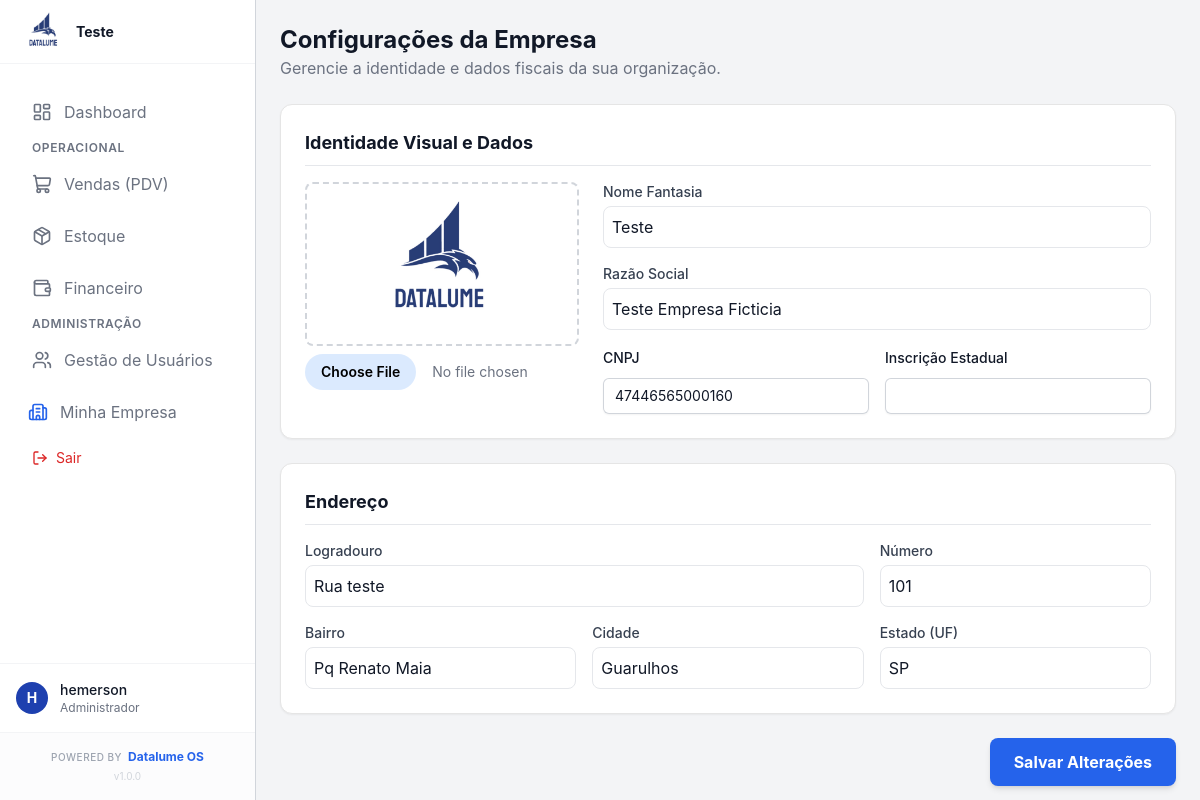
Screenshot of /settings/company/ (signed in) with the database file from the repository.
### core/models.py (models this page shows, shortened)
class User(AbstractUser):
    ROLE_CHOICES = (
        ('ADMIN', 'Administrador (P-01)'),
        ('MANAGER', 'Gestor (P-02)'),
        ('OPERATOR', 'Operador (P-03)'),
    )
    role = models.CharField(max_length=20, choices=ROLE_CHOICES, default='OPERATOR')
    company = models.ForeignKey(Company, on_delete=models.CASCADE, null=True, blank=True, related_name='users')

class Company(models.Model):
    razao_social = models.CharField(max_length=255, verbose_name="Razão Social")
    nome_fantasia = models.CharField(max_length=255, verbose_name="Nome Fantasia")
    cnpj = models.CharField(max_length=18, unique=True, verbose_name="CNPJ")
    inscricao_estadual = models.CharField(max_length=50, blank=True)
    inscricao_municipal = models.CharField(max_length=50, blank=True)
    logradouro = models.CharField(max_length=255)
    numero = models.CharField(max_length=20, verbose_name="Número")
    complemento = models.CharField(max_length=100, blank=True)
    bairro = models.CharField(max_length=100)
    cidade = models.CharField(max_length=100)
    estado = models.CharField(max_length=2)
    logo = models.ImageField(upload_to='company_logos/', blank=True, null=True)
    created_at = models.DateTimeField(auto_now_add=True)

### core/views.py (the view)
# urls.py: path('settings/company/', views.company_settings, name='company_settings'),
@login_required(login_url='login')
def company_settings(request):
    if not request.user.company:
        messages.error(request, "Seu usuário não está vinculado a nenhuma empresa.")
        return redirect('dashboard')
    if request.user.role != 'ADMIN':
        messages.warning(request, "Apenas administradores podem alterar configurações da empresa.")
        return redirect('dashboard')
    company = request.user.company
    if request.method == 'POST':
        form = CompanyForm(request.POST, request.FILES, instance=company)
        if form.is_valid():
            form.save()
            messages.success(request, "Dados da empresa atualizados com sucesso!")
            return redirect('company_settings')
    else:
        form = CompanyForm(instance=company)
    return render(request, 'core/company_settings.html', {'form': form})

### core/forms.py (shortened to what this page needs)
class CompanyForm(forms.ModelForm):
    class Meta:
        model = Company
        fields = [
            'nome_fantasia', 'razao_social', 'cnpj', 'inscricao_estadual',
            'logradouro', 'numero', 'complemento', 'bairro', 'cidade', 'estado',
            'logo'
        ]
        widgets = {
            'estado': forms.TextInput(attrs={'placeholder': 'UF', 'maxlength': '2'}),
            'cnpj': forms.TextInput(attrs={'placeholder': '00.000.000/0000-00'}),
        }

### templates/core/company_settings.html (shortened to what this page needs)
{% extends 'base.html' %}
{% block content %}
<div class="max-w-4xl mx-auto">
    <div class="mb-6">
        <h1 class="text-2xl font-bold text-neutral-900">Configurações da Empresa</h1>
        <p class="text-neutral-500">Gerencie a identidade e dados fiscais da sua organização.</p>
    </div>
    <form method="post" enctype="multipart/form-data" class="space-y-6">
        <div class="bg-white p-6 rounded-xl shadow-sm border border-neutral-200">
            <h2 class="text-lg font-bold text-neutral-900 mb-4 border-b pb-2">Identidade Visual e Dados</h2>
            <div class="flex items-start gap-6">
                <div class="w-1/3 text-center">
                    <div class="border-2 border-dashed border-gray-300 rounded-lg p-4 mb-2">
                        {% if form.instance.logo %}
                            <img src="{{ form.instance.logo.url }}" alt="Logo" class="mx-auto h-32 object-contain">
                        {% else %}
                            <div class="h-32 flex items-center justify-center text-gray-400">
                                <i data-lucide="image" class="w-12 h-12"></i>
                            </div>
                        {% endif %}
                    </div>
                    <label class="block">
                        <input type="file" name="logo" class="block w-full text-sm text-gray-500 file:mr-4 file:py-2 file:px-4 file:rounded-full file:border-0 file:text-sm file:font-semibold file:bg-primary-100 file:text-primary-700 hover:file:bg-primary-200"/>
                    </label>
                </div>
                <div class="w-2/3 grid grid-cols-6 gap-4">
                    <div class="col-span-6">
                        <label class="block text-sm font-medium text-gray-700">Nome Fantasia</label>
                        <input type="text" name="nome_fantasia" value="{{ form.nome_fantasia.value|default:'' }}" class="w-full p-2 border rounded-lg mt-1" required>
                    </div>
                    <div class="col-span-6">
                        <label class="block text-sm font-medium text-gray-700">Razão Social</label>
                        <input type="text" name="razao_social" value="{{ form.razao_social.value|default:'' }}" class="w-full p-2 border rounded-lg mt-1" required>
                    </div>
                    <div class="sm:col-span-3">
                        <label class="block text-sm font-medium leading-6 text-gray-900">CNPJ</label>
                        <div class="mt-2">
                            <input type="text" name="cnpj" id="id_cnpj"
                                   value="{{ form.cnpj.value|default:'' }}"
                                   class="block w-full rounded-md border-0 py-1.5 shadow-sm ring-1 ring-inset focus:ring-2 focus:ring-inset sm:text-sm sm:leading-6 pl-3
                                          {% if form.cnpj.errors %}
                                            text-red-900 ring-red-300 placeholder:text-red-300 focus:ring-red-500
                                          {% else %}
                                            text-gray-900 ring-gray-300 placeholder:text-gray-400 focus:ring-primary-600
                                          {% endif %}"
                                   required>
                        </div>
                    </div>
                    <div class="sm:col-span-3">
                        <label class="block text-sm font-medium leading-6 text-gray-900">Inscrição Estadual</label>
                        <div class="mt-2">
                            <input type="text" name="inscricao_estadual"
                                   value="{{ form.inscricao_estadual.value|default:'' }}"
                                   class="block w-full rounded-md border-0 py-1.5 text-gray-900 shadow-sm ring-1 ring-inset ring-gray-300 placeholder:text-gray-400 focus:ring-2 focus:ring-inset focus:ring-primary-600 sm:text-sm sm:leading-6 pl-3">
                        </div>
                    </div>
                </div>
            </div>
        </div>
        <div class="bg-white p-6 rounded-xl shadow-sm border border-neutral-200">
            <h2 class="text-lg font-bold text-neutral-900 mb-4 border-b pb-2">Endereço</h2>
            <div class="grid grid-cols-1 md:grid-cols-3 gap-4">
                <div class="col-span-2">
                    <label class="block text-sm font-medium text-gray-700">Logradouro</label>
                    <input type="text" name="logradouro" value="{{ form.logradouro.value|default:'' }}" class="w-full p-2 border rounded-lg mt-1" required>
                </div>
                <div>
                    <label class="block text-sm font-medium text-gray-700">Número</label>
                    <input type="text" name="numero" value="{{ form.numero.value|default:'' }}" class="w-full p-2 border rounded-lg mt-1" required>
                </div>
                <div>
                    <label class="block text-sm font-medium text-gray-700">Bairro</label>
                    <input type="text" name="bairro" value="{{ form.bairro.value|default:'' }}" class="w-full p-2 border rounded-lg mt-1" required>
                </div>
                <div>
                    <label class="block text-sm font-medium text-gray-700">Cidade</label>
                    <input type="text" name="cidade" value="{{ form.cidade.value|default:'' }}" class="w-full p-2 border rounded-lg mt-1" required>
                </div>
                <div>
                    <label class="block text-sm font-medium text-gray-700">Estado (UF)</label>
                    <input type="text" name="estado" value="{{ form.estado.value|default:'' }}" class="w-full p-2 border rounded-lg mt-1" maxlength="2" required>
                </div>
            </div>
        </div>
        <div class="flex justify-end">
            <button type="submit" class="bg-primary-600 hover:bg-primary-800 text-white px-6 py-3 rounded-lg font-bold shadow-md transition-colors">
                Salvar Alterações
            </button>
        </div>
    </form>
</div>
{% endblock %}

### templates/base.html (shortened to what this page needs)
{% load static %}
<!DOCTYPE html>
<html lang="pt-br">
<head>
    <script src="https://cdn.tailwindcss.com"></script>
</head>
<body class="bg-neutral-100 text-neutral-900 h-screen flex overflow-hidden">
    <aside class="w-64 bg-white border-r border-neutral-300 flex flex-col hidden md:flex">
        <div class="flex items-center h-16 flex-shrink-0 px-6 bg-white border-b border-neutral-100">
            {% if user.company and user.company.logo %}
                <div class="flex items-center gap-3 w-full">
                    <img src="{{ user.company.logo.url }}"
                         alt="{{ user.company.nome_fantasia }}"
                         class="h-10 w-auto max-w-[120px] object-contain">
                    <div class="flex flex-col">
                         <span class="text-gray-900 font-bold text-sm leading-tight truncate w-32 hidden md:block">
                            {{ user.company.nome_fantasia }}
                        </span>
                    </div>
                </div>
            {% endif %}
        </div>
        <nav class="flex-1 px-4 py-6 space-y-1">
            <a href="{% url 'dashboard' %}" class="flex items-center px-4 py-3 text-neutral-500 hover:bg-primary-100 hover:text-primary-800 rounded-lg transition-colors group">
                <i data-lucide="layout-dashboard" class="w-5 h-5 mr-3"></i>
                Dashboard
            </a>
            <p class="px-4 mt-6 mb-2 text-xs font-semibold text-neutral-500 uppercase tracking-wider">Operacional</p>
            <a href="#" class="flex items-center px-4 py-3 text-neutral-500 hover:bg-primary-100 hover:text-primary-800 rounded-lg transition-colors">
                <i data-lucide="shopping-cart" class="w-5 h-5 mr-3"></i>
                Vendas (PDV)
            </a>
            <a href="#" class="flex items-center px-4 py-3 text-neutral-500 hover:bg-primary-100 hover:text-primary-800 rounded-lg transition-colors">
                <i data-lucide="package" class="w-5 h-5 mr-3"></i>
                Estoque
            </a>
            <a href="#" class="flex items-center px-4 py-3 text-neutral-500 hover:bg-primary-100 hover:text-primary-800 rounded-lg transition-colors">
                <i data-lucide="wallet" class="w-5 h-5 mr-3"></i>
                Financeiro
            </a>
            {% if user.role == 'ADMIN' %}
                <p class="px-4 mt-6 mb-2 text-xs font-semibold text-neutral-500 uppercase tracking-wider">Administração</p>
                <a href="{% url 'user_list' %}" class="flex items-center px-4 py-3 text-neutral-500 hover:bg-primary-100 hover:text-primary-800 rounded-lg transition-colors">
                    <i data-lucide="users" class="w-5 h-5 mr-3"></i>
                    Gestão de Usuários
                </a>
                <a href="{% url 'company_settings' %}"
                   class="flex items-center px-4 py-3 text-neutral-500 hover:bg-primary-100 hover:text-primary-800 rounded-lg transition-colors">
                    <i data-lucide="building-2"
                       class="flex-shrink-0 -ml-1 mr-3 h-5 w-5
                              {% if request.resolver_match.url_name == 'company_settings' %}text-primary-600{% else %}text-gray-400 group-hover:text-gray-500{% endif %}">
                    </i>
                    <span class="truncate">Minha Empresa</span>
                </a>
            {% endif %}
            <a href="{% url 'logout' %}" class="flex items-center px-4 py-2 text-red-600 hover:bg-red-50 rounded-lg text-sm mt-2">
                <i data-lucide="log-out" class="w-4 h-4 mr-2"></i>
                Sair
            </a>
        </nav>
        <div class="p-4 border-t border-neutral-100">
            <div class="flex items-center">
                <div class="w-8 h-8 rounded-full bg-primary-800 text-white flex items-center justify-center text-sm font-bold">
                    {{ user.username|slice:":1"|upper }}
                </div>
                <div class="ml-3">
                    <p class="text-sm font-medium text-neutral-900">{{ user.username }}</p>
                    <p class="text-xs text-neutral-500">
                        {% if user.role == 'ADMIN' %}Administrador{% else %}Colaborador{% endif %}
                    </p>
                </div>
            </div>
        </div>
        <div class="p-4 border-t border-gray-100 bg-gray-50/50">
            <a href="#" class="flex items-center justify-center gap-1.5 group">
                <span class="text-[10px] uppercase tracking-wider text-gray-400 font-medium group-hover:text-gray-500 transition-colors">
                    Powered by
                </span>
                <span class="text-xs font-bold text-primary-600 group-hover:text-primary-700 transition-colors">
                    Datalume OS
                </span>
            </a>
            <p class="text-[10px] text-center text-gray-300 mt-1">v1.0.0</p>
        </div>
    </aside>
    <div class="flex-1 flex flex-col overflow-hidden">
        <main class="flex-1 overflow-x-hidden overflow-y-auto bg-neutral-100 p-6">
            {% block content %}
            {% endblock %}
        </main>
    </div>
</body>
</html>

### templates/base.html (style rules this page uses)
body { font-family: 'Inter', sans-serif; }

### rows the page displays
User: company.logo (picture), company.nome_fantasia "Teste", username "H", username "hemerson"
Company: instance.logo (picture), nome_fantasia "Teste", razao_social "Teste Empresa Ficticia", cnpj "47446565000160", logradouro "Rua teste", numero "101", bairro "Pq Renato Maia", cidade "Guarulhos", estado "SP"
